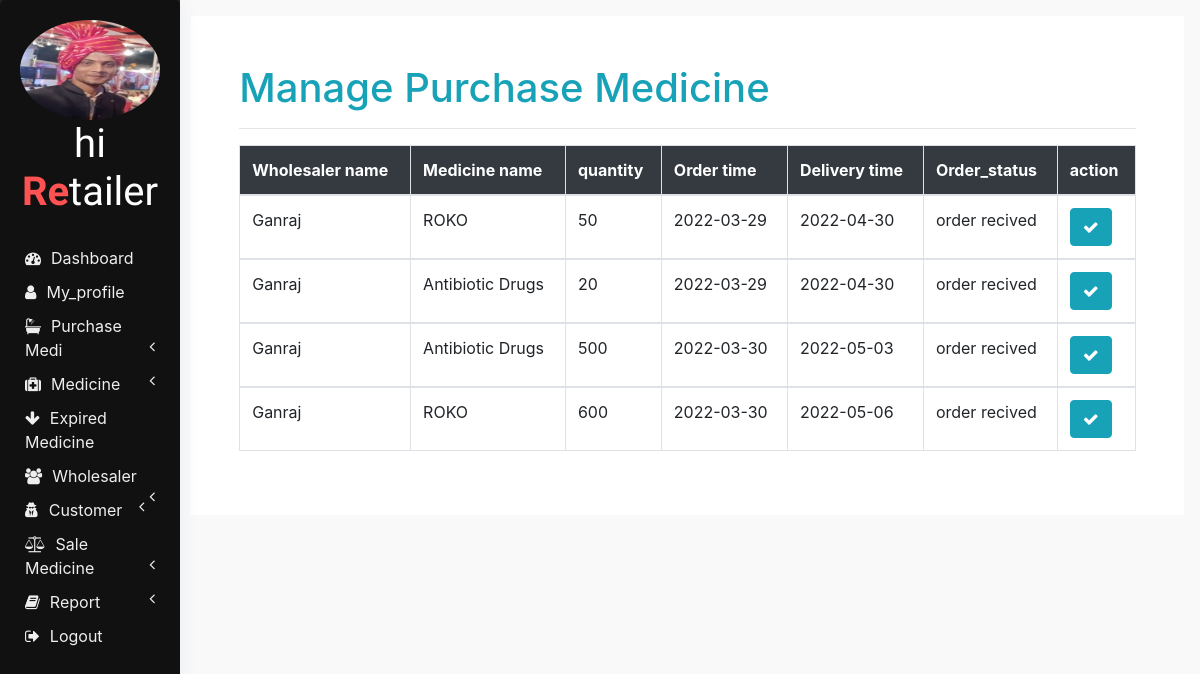
The app's page /db.php?morderm (signed in) with its own data.
### tables this page shows
CREATE TABLE `users` (
  `uid` int(11) NOT NULL,
  `name` varchar(200) NOT NULL,
  `mobile` varchar(200) NOT NULL,
  `email` varchar(200) NOT NULL,
  `password` varchar(200) NOT NULL DEFAULT '123',
  `address` varchar(200) NOT NULL,
  `img` varchar(200) NOT NULL,
  `role` varchar(200) NOT NULL
);

CREATE TABLE `orders` (
  `oid` int(11) NOT NULL,
  `soid` int(11) NOT NULL,
  `roid` int(11) NOT NULL,
  `medicine_name` varchar(200) NOT NULL,
  `quantity` varchar(200) NOT NULL,
  `order_date` date NOT NULL DEFAULT current_timestamp(),
  `d_date` varchar(200) NOT NULL,
  `p_method` varchar(200) NOT NULL,
  `o_status` varchar(200) NOT NULL
);

### mom.php (the view)
<?php
 $uid=$_SESSION['uid'];
 $role=$_SESSION['role'];
 if($role=='2')
  {
    include 'distributorheader.php';
  }
  elseif($role=='3')
  {
    include 'wholesalerheader.php';
  }
  elseif($role=='4')
  {
    include 'retailerheader.php';
  }
?>
<div class="page-wrapper p-3">
    <div class="container-fluid bg-white p-5">
        <div class="row">
            <div class="col-lg-12">
                <h1 class='text-info'>Manage Purchase  Medicine</h1>
                <hr>
                <table class="table table-bordered">
                        <thead class="bg-dark text-white">
                        <tr>
                        <?php
                                if($role=='3')
                                {
                                   echo'<th>Distributer name</th>';
                                }
                                elseif($role=='4')
                                {
                                   echo'<th>Wholesaler name</th>';
                                }
                                elseif($role=='2')
                                {
                                   echo'<th>Company name</th>';
                                }
                               ?>
                            <th>Medicine name</th>
                            <th>quantity</th>
                            <th>Order time</th>
                            <th>Delivery time</th>
                            <th>Order_status</th>
                            <th>action</th>
                        </tr>
                        </thead>
                        <?php
                            $sql="SELECT orders.medicine_name,orders.quantity,orders.o_status,orders.order_date,orders.oid,orders.d_date,users.name
                            FROM (orders INNER JOIN users ON orders.roid = users.uid) where orders.soid='$uid'";
                            $res=mysqli_query($con,$sql);
                            foreach($res as $row)
                            {
                              $name=$row['name'];
                              $mn=$row['medicine_name'];
                              $qty=$row['quantity'];
                              $od=$row['order_date'];
                              $dd=$row['d_date'];
                              $os=$row['o_status'];
                              $oid=$row['oid'];
                         ?>
                         <tbody>
                            <tr>
                               <td><?php echo $name;?></td>
                               <td><?php echo $mn;?></td>
                               <td><?php echo $qty;?></td>
                               <td><?php echo $od;?></td>
                               <td><?php echo $dd;?></td>
                               <td><?php echo $os;?></td>
                               <td>
                                   <?php
                                   if($os=='order send')
                                   {
                                     echo "<a href='db.php?rmedicine=$oid' class='btn btn-info'>recive</a>";
                                        }
                                        else
                                        {
                                            echo '<a href="" class="btn btn-info"><i class="fa fa-check" aria-hidden="true"></i></a>';
                                        }
                                     ?>
                                </td>
                            </tr>
                        </tbody>
                        <?php } ?>
                </table>
            </div>
        </div>
    </div>
</div>

### retailerheader.php (shortened to what this page needs)
<?php
    $id=$_SESSION['uid'];
    $sql="select name,img from users where uid='$id'";
    $res=mysqli_query($con,$sql);
    $row=mysqli_fetch_array($res);
    $name=$row['name'];
    $img=$row['img'];
?>
<!DOCTYPE html>
<html lang="en" dir="ltr">
  <head>
        <link rel="stylesheet" href="bootstrap/css/bootstrap.min.css">
        <link rel="stylesheet" href="https://use.fontawesome.com/releases/v5.3.1/css/all.css">
        <link rel="stylesheet" href="https://cdnjs.cloudflare.com/ajax/libs/font-awesome/4.7.0/css/font-awesome.min.css">
        <link rel="stylesheet" href="css/sidenav.css">
        <link rel="stylesheet" href="css/profile.css">
        <link rel="stylesheet" href="css/home.css">
    </head>
    <body>
        <div class="sidenav">
            <div class="card">
                <div class="card-body">
                <div class="logo">
                    <img src="<?php echo $img;?>" class="profile" height="100px" width="140px"/>
                    <h1 class="logo-caption"><?php echo $name;?><br><span class="tweak">Re</span>tailer</h1>
                </div>
                <div class="main-menu-item">
                    <a href="db.php?dashboard"><i class="fa fa-dashboard"></i><span>Dashboard</span></a>
                </div>
                <div class="main-menu-item">
                    <a href="db.php?myprofile"><i class="fa fa-user" aria-hidden="true"></i><span>My_profile</span></a>
                </div>
                <div id="abhi" class="main-menu-item" onclick="showhide(this.id);">
                    <a href="#">
                       <i class="fa fa-bath" aria-hidden="true"></i><span>Purchase Medi</span>
                        <span class="pull-right-container">
                            <i class="fa fa-angle-left pull-right"></i>
                        </span>
                    </a>
                </div>
                 <div id="third" class="main-menu-item" onclick="showhide(this.id);">
                    <a href="#">
                    <i class="fa fa-medkit" aria-hidden="true"></i></i><span>Medicine</span>
                        <span class="pull-right-container">
                            <i class="fa fa-angle-left pull-right"></i>
                        </span>
                    </a>
                </div>
                <div class="main-menu-item">
                    <a href="db.php?ex"><i class="fa fa-arrow-down" aria-hidden="true"></i><span>Expired Medicine</span></a>
                </div>
               <div id="abhii" class="main-menu-item" onclick="showhide(this.id);">
                    <a href="#">
                       <i class="fa fa-users" aria-hidden="true"></i><span>Wholesaler</span>
                        <span class="pull-right-container">
                            <i class="fa fa-angle-left pull-right"></i>
                        </span>
                    </a>
                </div>
                <div id="abhiii" class="main-menu-item" onclick="showhide(this.id);">
                    <a href="#">
                    <i class="fa fa-user-secret" aria-hidden="true"></i><span>Customer</span>
                        <span class="pull-right-container">
                            <i class="fa fa-angle-left pull-right"></i>
                        </span>
                    </a>
                </div>
                <div id="first" class="main-menu-item" onclick="showhide(this.id);">
                    <a  href="#">
                        <i class="fa fa-balance-scale"></i><span>Sale Medicine</span>
                        <span class="pull-right-container">
                            <i class="fa fa-angle-left pull-right"></i>
                        </span>
                    </a>
                </div>
                <div id="sixth" class="main-menu-item" onclick="showhide(this.id);">
                    <a href="#">
                        <i class="fa fa-book"></i><span>Report</span>
                        <span class="pull-right-container">
                            <i class="fa fa-angle-left pull-right"></i>
                        </span>
                    </a>
                </div>
                <div class="main-menu-item">
                    <a href="db.php?logout"><i class="fa fa-sign-out" aria-hidden="true"></i><span>Logout</span></a>
                </div>
               </div>
            </div>
        </div>
</body>
</html>

### css/sidenav.css (style rules this page uses)
body { background-color: #f1f3f6; }
.sidenav { width: 15%; height: 100vh; background-color: #222222; position: fixed; z-index: 1; flex: 1 0 auto; }
.card { width: 100%; height: 100%; top: 0; border-radius: 0; background-color: #111111; }
.logo .logo-caption { font-family: 'Poiret One', cursive; color: #ffffff; text-align: center; margin-bottom: 25px; }
.logo .profile { margin-left: 50%; border-radius: 50%; transform: translate(-50%); }
.logo .tweak { color: #ff5252; font-weight: bold; }
.main-menu-item { padding: 5px 5px; cursor: pointer; }
.main-menu-item > a { color: #eeeeee; text-decoration: none; font-size: 16px; }
.main-menu-item > a > span { margin-left: 10px; }

### css/profile.css (style rules this page uses)
body { background-color: #f9f9fa }
.card { border-radius: 5px; -webkit-box-shadow: 0 1px 20px 0 rgba(69, 90, 100, 0.08); box-shadow: 0 1px 20px 0 rgba(69, 90, 100, 0.08); border: none; margin-bottom: 30px }

### css/home.css (style rules this page uses)
html, body { height: 100vh; }
.container-fluid { margin-left: 15%; width: 85%; background: #f1f3f6; padding: 1px 0 0 0; flex: 1 0 auto; }

### records on screen
users: img (picture), name "hi"
orders: users.name "Ganraj", medicine_name "ROKO", quantity "50", order_date "2022-03-29", d_date "2022-04-30", o_status "order recived"
orders: users.name "Ganraj", medicine_name "Antibiotic Drugs", quantity "20", order_date "2022-03-29", d_date "2022-04-30", o_status "order recived"
orders: users.name "Ganraj", medicine_name "Antibiotic Drugs", quantity "500", order_date "2022-03-30", d_date "2022-05-03", o_status "order recived"
orders: users.name "Ganraj", medicine_name "ROKO", quantity "600", order_date "2022-03-30", d_date "2022-05-06", o_status "order recived"
